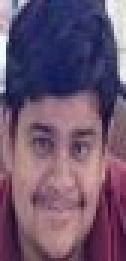
#> input picture dataset/kartik/IMG-20260306-WA0014_jpg.rf.f6a0070183bdc9d9648b7bc86b681201.jpg, 42 x 87 px (shown 3 times larger); its folder holds only this picture in this run
$ python train_model.py
#> lines starting #> are read from the running program, lines starting #| are printed output that depends on the picture
import cv2
import os
import numpy as np
import json

dataset_path = "dataset"

faces  = []
labels = []
label_map = {}

# ── IMPORTANT: sort folders so label order is always consistent ──
# This ensures label 0 is always the same person every time you retrain
person_folders = sorted([
    p for p in os.listdir(dataset_path)
    if os.path.isdir(os.path.join(dataset_path, p))
])

print(f"Found {len(person_folders)} students: {person_folders}\n")

for current_label, person in enumerate(person_folders):
    person_folder = os.path.join(dataset_path, person)
    label_map[current_label] = person.capitalize()

    img_count = 0
    for image_name in os.listdir(person_folder):
        img_path = os.path.join(person_folder, image_name)
        img = cv2.imread(img_path)
#> img is the input picture: shape (87, 42, 3); mean B, G, R 109.5, 84.9, 109.1

        if img is None:
            continue

        gray = cv2.cvtColor(img, cv2.COLOR_BGR2GRAY)
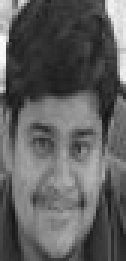
#> gray: shape (87, 42) (shown 3 times larger); min 19, max 254, mean 95
        gray = cv2.resize(gray, (200, 200))
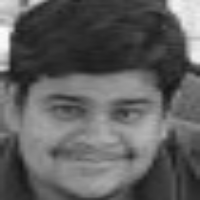
#> gray: shape (200, 200); min 20, max 253, mean 94.8
        gray = cv2.equalizeHist(gray)   # ← must match app.py recognition step
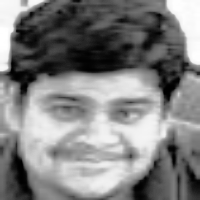
#> gray: shape (200, 200); min 0, max 255, mean 128.6

        faces.append(gray)
        labels.append(current_label)
        img_count += 1

    print(f"  [{current_label}] {person.capitalize()} — {img_count} image(s)")
#> pass 2 of the loop `for current_label, person in enumerate(person_folders):`:
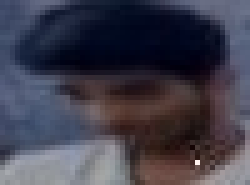
#> input picture dataset/ritvik/IMG-20260306-WA0025_jpg.rf.27a38ee6b3d0979213500789acaee95a.jpg, 50 x 37 px (shown 5 times larger)
#> img is the input picture: shape (37, 50, 3); mean B, G, R 75.7, 62.2, 64.2
#> `gray = cv2.resize(gray, (200, 200))`:
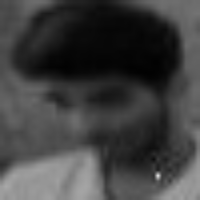
#> gray: shape (200, 200); min 1, max 215, mean 64.2
#> `gray = cv2.equalizeHist(gray)`:
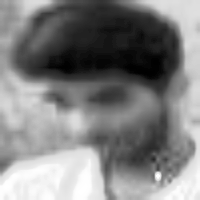
#> gray: shape (200, 200); min 0, max 255, mean 128.6

print()

# ── Train ──────────────────────────────────────────────────────
labels_np = np.array(labels)
model = cv2.face.LBPHFaceRecognizer_create()
model.train(faces, labels_np)
model.save("face_model.yml")

# ── Save label map to JSON so app.py always stays in sync ─────
with open("label_map.json", "w") as f:
    json.dump(label_map, f, indent=2)

print("✅ Model trained and saved → face_model.yml")
print("✅ Label map saved        → label_map.json")
print()
print("Label map (copy this into app.py if needed):")
for k, v in label_map.items():
    print(f"  {k}: {v}")
